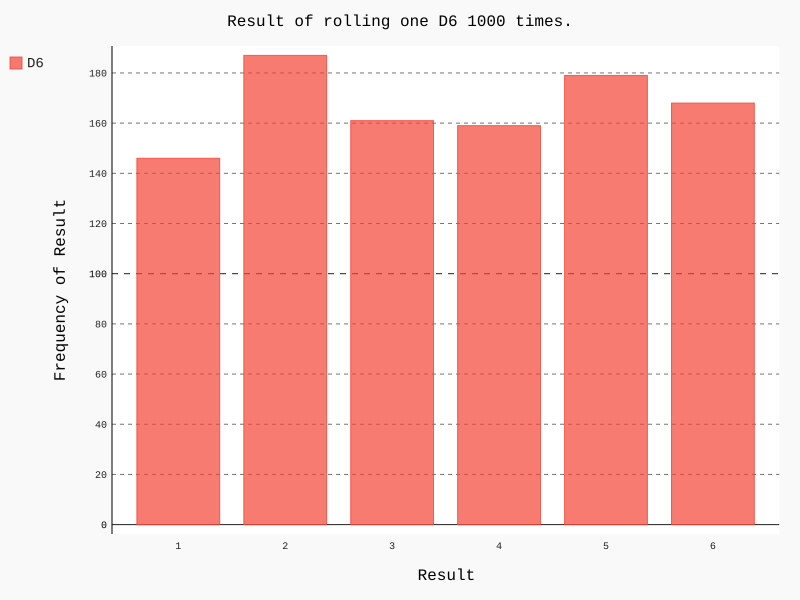

Source code (Python):
from die import Die
import pygal

# 创建一个D6
die = Die()

# 掷几次骰子，并将结果存储在一个列表中
results = []
for roll_num in range(1000):
    result = die.roll()
    results.append(result)

# 分析结果
frequencies = []
for value in range(1, die.num_sides + 1):
    frequency = results.count(value)
    frequencies.append(frequency)

# 对结果进行可视化
hist = pygal.Bar()

hist.title = "Result of rolling one D6 1000 times."
hist.x_labels = ['1', '2', '3', '4', '5', '6']
hist.x_title = "Result"
hist.y_title = "Frequency of Result"

hist.add("D6", frequencies)
hist.render_to_file("die_visual.svg")
